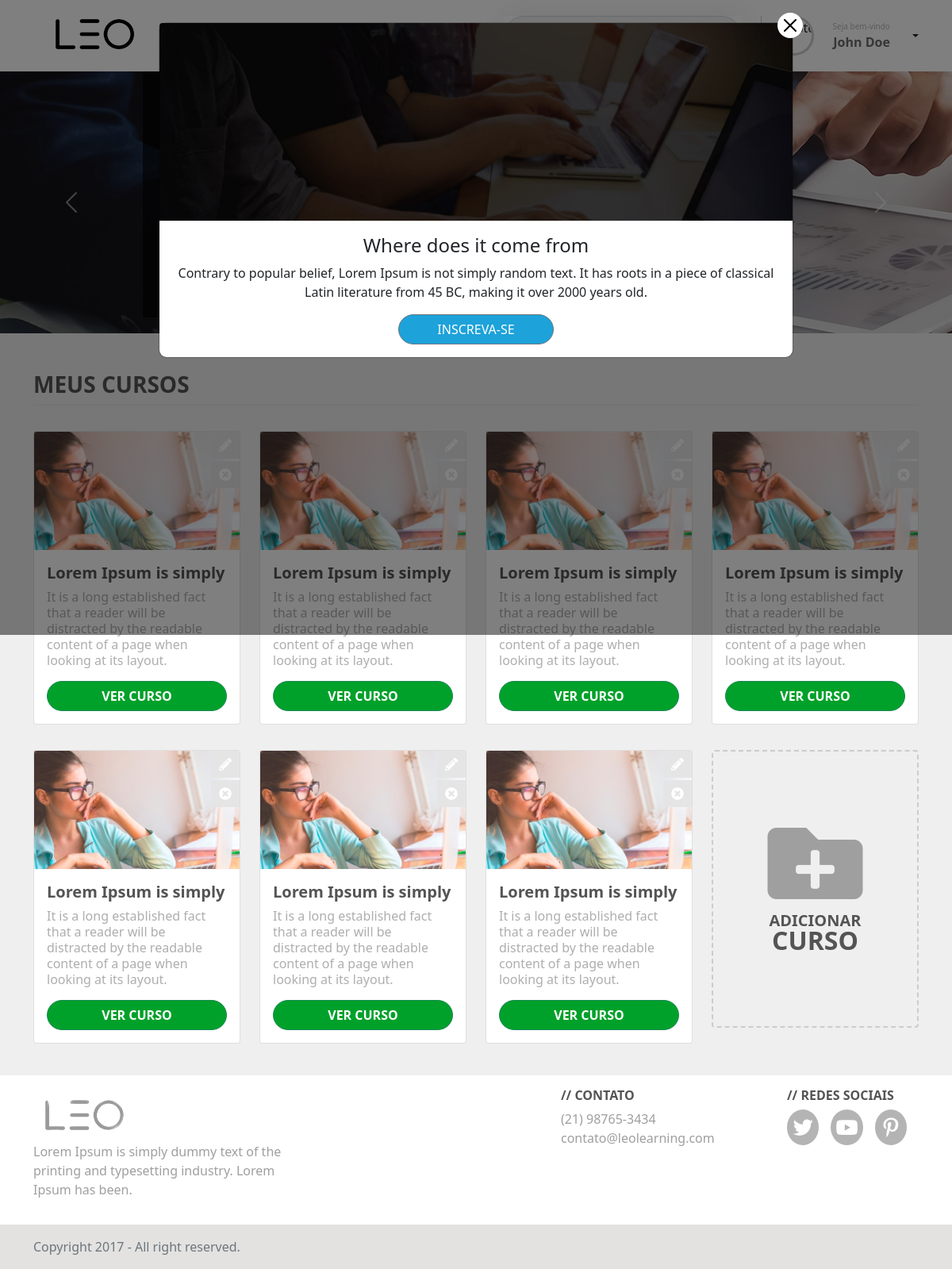
The page / on the database its author committed.
### tables this page shows
CREATE TABLE `courses` (
  `id` bigint(20) UNSIGNED NOT NULL,
  `title` varchar(191) NOT NULL,
  `description` text NOT NULL,
  `image` varchar(191) NOT NULL,
  `slug` varchar(191) NOT NULL
);

### index.php (the view, shortened to what this page needs)
<!DOCTYPE html>
<html lang="pt-BR">
<head>
    <link href="./assets/css/bootstrap.min.css" rel="stylesheet">
    <link href="./assets/css/all.min.css" rel="stylesheet">
    <link href="./assets/css/styles.css" rel="stylesheet">
</head>
<body>
    <main>
        <?php include './layout/_header.php'; ?>
        <div class="page">
            <?php include './partials/_slider.php' ?>
            <div class="container">
                <div class="border-bottom mt-5 mb-3">
                    <h3 class="fw-bold" style="color: #555555">MEUS CURSOS</h3>
                </div>
                <div class="row pb-4">
                    <?php
                    $pdo = DB::conectar();
                    $sql = 'SELECT * FROM courses ORDER BY id DESC';
                    foreach ($pdo->query($sql) as $row) {
                    ?>
                        <div class="col-md-3 my-3">
                            <div class="card">
                                <img src="./assets/uploads/<?= $row['image'] ?>" class="course-image">
                                <a href="#" class="action edit" data-bs-toggle="modal" data-bs-target="#modalEdit<?= $row['id'] ?>">
                                    <i class="fas fa-pencil-alt"></i>
                                </a>
                                <form method="POST" action="/">
                                    <button type="submit" class="action delete"><i class="fas fa-times-circle"></i></button>
                                </form>
                                <div class="card-body ">
                                    <h5 class="card-title fw-bold"><?= $row['title'] ?></h5>
                                    <p class="card-text" style="color: #aeaeae;line-height: 20px;"><?= $row['description'] ?></p>
                                    <div class="d-grid gap-2">
                                        <a href="/curso/<?= $row['slug'] ?>" class="btn btn-success rounded-pill fw-bold">VER CURSO</a>
                                    </div>
                                </div>
                            </div>
                        </div>
                    <?php
                    }
                    ?>
                    <div class="col-md-3 my-3">
                        <a href="#" style="color: transparent;" data-bs-toggle="modal" data-bs-target="#modalAdd">
                            <div class="card add-curso">
                                <i class="fas fa-folder-plus"></i>
                                <h5 class="card-title fw-bold mb-0">ADICIONAR</h5>
                                <h2 class="card-title fw-bold">CURSO</h2>
                            </div>
                        </a>
                    </div>
                </div>
            </div>
        </div>
    </main>
    <?php include './layout/_footer.php' ?>
    <?php
    if (!isset($_COOKIE['modalVisualized'])) {
        include './partials/_modal.php';
    }
    ?>
</body>
</html>

### layout/_header.php (shortened to what this page needs)
<header class="p-2">
    <div class="container">
        <div class="d-flex flex-wrap align-items-center justify-content-center ">
            <a href="/" class="col-12 col-lg-auto me-lg-auto mb-2 justify-content-center align-items-center mb-md-0 text-center">
                <img src="./../assets/images/logo.png">
            </a>
            <form class="col-12 col-lg-auto mb-3 mb-lg-0 me-lg-3 px-4" style="border-right: 1px solid #ccc;">
                <div class="search">
                </div>
            </form>
            <div class="dropdown text-end">
                <a href="#" class="d-flex align-items-center link-dark text-decoration-none dropdown-toggle" id="dropdownUser1" data-bs-toggle="dropdown" aria-expanded="false">
                    <div class="d-flex flex-column px-4">
                        <small class="" style="font-size: 10px;color: #b5b5b5">Seja bem-vindo</small>
                        <span class="" style="color: #6c6c6c; font-weight: 600;">John Doe</span>
                    </div>
                </a>
            </div>
        </div>
    </div>
</header>

### partials/_slider.php (shortened to what this page needs)
<div id="carouselExampleIndicators" class="carousel slide" data-bs-ride="carousel">
    <div class="carousel-inner">
        <div class="carousel-item active">
            <div class="container">
                <div class="carousel-caption text-start">
                    <h1>Lorem Ipsum</h1>
                    <p>Lorem Ipsum is simply dummy text of the printing and typesetting industry. Lorem Ipsum has been the industry's standard dummy text ever since the 1500s, when an unknown printer took.</p>
                    <p><a class="btn btn-lg btn-primary border border-white rounded-pill bg-transparent" href="#">VER CURSOS</a></p>
                </div>
            </div>
        </div>
    </div>
    <button class="carousel-control-prev" type="button" data-bs-target="#carouselExampleIndicators" data-bs-slide="prev">
        <span class="carousel-control-prev-icon" aria-hidden="true"></span>
    </button>
    <button class="carousel-control-next" type="button" data-bs-target="#carouselExampleIndicators" data-bs-slide="next">
        <span class="carousel-control-next-icon" aria-hidden="true"></span>
    </button>
</div>

### layout/_footer.php
<footer class="footer mt-auto pt-3" style="color: #e5e1e2">
    <div class="container">
        <div class="">
            <div class="row pb-3">
                <div class="col-md-4 footer-item">
                    <img src="./../assets/images/logo-gray.png">
                    <p>Lorem Ipsum is simply dummy text of the printing and typesetting industry. Lorem Ipsum has been.</p>
                </div>
                <div class="col-md-2 offset-md-3 footer-item">
                    <h6>// CONTATO</h6>
                    <p>(21) 98765-3434<br>contato@leolearning.com</p>
                </div>
                <div class="col-md-2 offset-md-1 footer-item ">
                    <h6 class="">// REDES SOCIAIS</h6>
                    <div class="d-flex">
                        <div class="icon">
                            <i class="fab fa-twitter"></i>
                        </div>
                        <div class="icon">
                            <i class="fab fa-youtube"></i>
                        </div>
                        <div class="icon">
                            <i class="fab fa-pinterest-p"></i>
                        </div>
                    </div>
                </div>
            </div>
        </div>
    </div>
    <div class="container-fluid py-3" style="background-color: #e3e2e0;">
        <div class="container">
            <span class="text-muted ">Copyright 2017 - All right reserved.</span>
        </div>
    </div>
</footer>

### partials/_modal.php
<div class="modal fade" id="modalInscrevase" tabindex="-1" aria-labelledby="modalInscrevase" aria-hidden="true">
    <div class="modal-dialog modal-lg">
        <div class="modal-content">
            <div class="modal-header modal-bg" style="height: 250px;">
                <button type="button" class="btn-close" data-bs-dismiss="modal" aria-label="Close"></button>
            </div>
            <div class="modal-body text-center">
                <h4>Where does it come from</h4>
                <p>Contrary to popular belief, Lorem Ipsum is not simply random text. It has roots in a piece of classical Latin literature from 45 BC, making it over 2000 years old.</p>
                <a href="#" class="btn btn-secondary rounded-pill px-5" style="background-color: #1da2da;">INSCREVA-SE</a>
            </div>
        </div>
    </div>
</div>

### assets/css/styles.css (style rules this page uses)
.page { background-color: #efefef; }
.btn-success { background-color: #00a12a; }
.carousel-caption { width: 25%; background-color: #000000a1; padding: 25px; }
.bg-transparent { background-color: transparent; }
.carousel-item { height: 330px; }
.search { position: relative; box-shadow: 0 0 40px rgba(51, 51, 51, .1) }
.footer-item h6 { font-weight: bold; color: #545454; }
.footer-item p { color: #9f9f9f; }
.footer-item i { font-size: 25px; margin: 0 auto; }
.footer-item .icon { background-color: #b4b4b4; border-radius: 50%; height: 45px; text-align: center; width: 45px; color: #fff; display: flex; align-items: center; margin-right: 15px; }
.card { min-height: 350.45px; }
.action { position: absolute; right: 0; background: #e6e5e5; color: #fff; padding: 5px 10px; }
.delete { top: 37px; border: none; }
.course-image { height: 150px; object-fit: cover; object-position: center; }
.card.add-curso { display: flex; align-items: center; padding: 50px; color: #9f9f9f; border: 2px dashed #ccc; min-height: 350.45px; justify-content: center; background-color: transparent; }
.card.add-curso i { font-size: 120px; }
.card.add-curso h2 { margin-top: -6px; }
.card-title { color: #545454; }
.modal-bg { background: url('./../images/modal.jpg'); background-size: cover; }
.modal .btn-close { background-color: #fff; border-radius: 50%; position: absolute; top: -5px; right: -5px; opacity: 1; color: #ff967c; }
.modal-content { border-radius: 10px; }

### rows shown on the page
courses: image (picture), title "Lorem Ipsum is simply", description "It is a long established fact that a reader will be distracted by the readable content of a page when looking at its layout."
courses: image (picture), title "Lorem Ipsum is simply", description "It is a long established fact that a reader will be distracted by the readable content of a page when looking at its layout."
courses: image (picture), title "Lorem Ipsum is simply", description "It is a long established fact that a reader will be distracted by the readable content of a page when looking at its layout."
courses: image (picture), title "Lorem Ipsum is simply", description "It is a long established fact that a reader will be distracted by the readable content of a page when looking at its layout."
courses: image (picture), title "Lorem Ipsum is simply", description "It is a long established fact that a reader will be distracted by the readable content of a page when looking at its layout."
courses: image (picture), title "Lorem Ipsum is simply", description "It is a long established fact that a reader will be distracted by the readable content of a page when looking at its layout."
courses: image (picture), title "Lorem Ipsum is simply", description "It is a long established fact that a reader will be distracted by the readable content of a page when looking at its layout."
